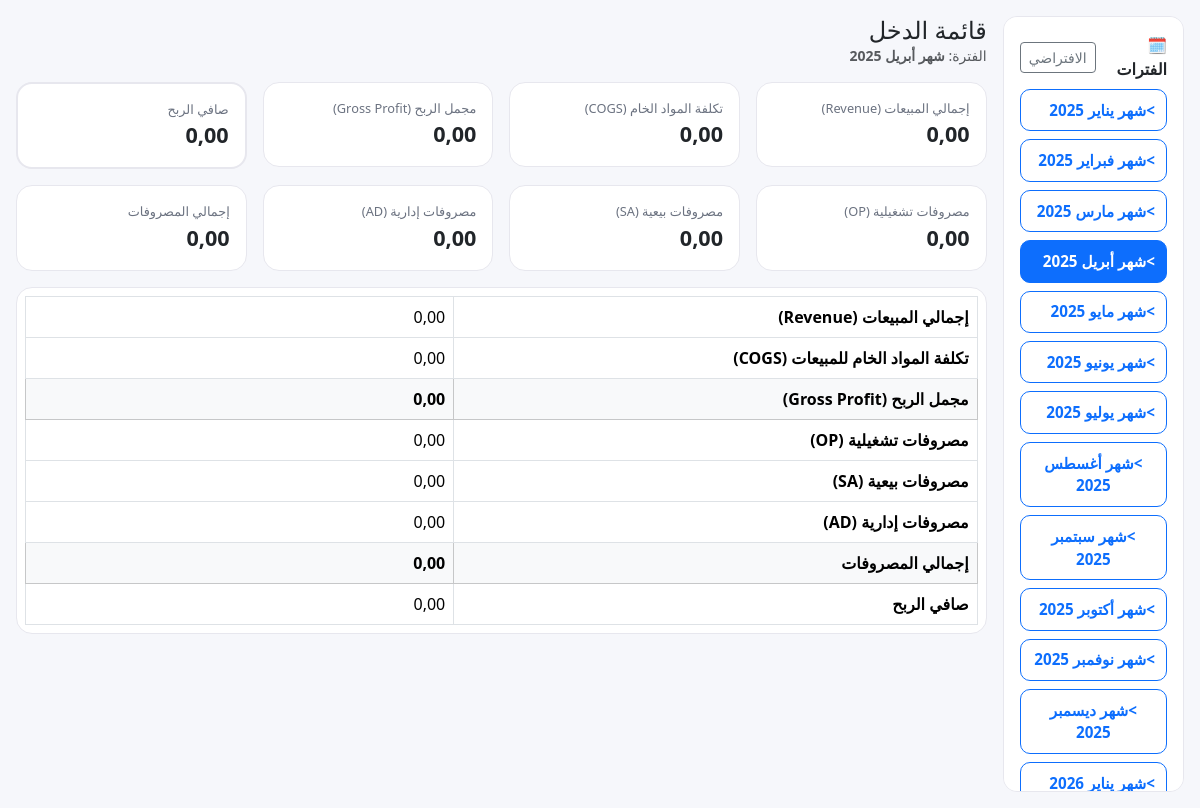
Screenshot of /reports/income-statement/?period=5 with the database file from the repository.
### expenses/models.py (models this page shows)
class TimeStampedModel(models.Model):
    created_at = models.DateTimeField("تاريخ الإنشاء", auto_now_add=True)
    updated_at = models.DateTimeField("تاريخ آخر تعديل", auto_now=True)
    class Meta:
        abstract = True

class Period(TimeStampedModel):
    YEAR_CHOICES = [(y, str(y)) for y in range(2024, 2031)]
    year = models.IntegerField("السنة", choices=YEAR_CHOICES, default=2025)
    month = models.IntegerField("الشهر (1-12)", default=1)
    name = models.CharField("اسم الفترة", max_length=100, blank=True)
    start_date = models.DateField("من تاريخ")
    end_date = models.DateField("إلى تاريخ")
    is_closed = models.BooleanField("مقفلة؟", default=False)
    inv_opening_enabled = models.BooleanField("السماح بفتح جرد أول الفترة", default=False)
    inv_opening_enabled_at = models.DateTimeField("تاريخ فتح جرد أول الفترة", null=True, blank=True)
    inv_opening_once_only = models.BooleanField("جرد أول الفترة مرة واحدة فقط", default=True)
    inv_opening_note = models.CharField("ملاحظة فتح الجرد", max_length=200, blank=True, null=True)
    allow_opening_stock = models.BooleanField(
        "السماح بفتح جرد أول المدة",
        default=False,
        help_text="لا يُفتح جرد أول المدة إلا إذا تم تفعيل هذا الخيار من الفترات."
    )
    class Meta:
        verbose_name = "فترة"
        verbose_name_plural = "فترات"
        unique_together = ("year", "month")
        ordering = ["year", "month"]
    def __str__(self):
        return self.name or f"{self.year}-{self.month:02d}"

### reports/views.py (the view)
def income_statement(request):
    period_id = request.GET.get("period")
    periods = Period.objects.all().order_by("start_date")
    current_period = Period.objects.filter(id=period_id).first() if period_id else get_default_period()
    revenue = Decimal("0")
    if current_period:
        revenue = (
            SalesSummaryLine.objects
            .filter(summary__period=current_period)
            .aggregate(t=Sum("line_total"))["t"]
            or Decimal("0")
        )
    cogs = Decimal("0")
    if current_period:
        cogs = (
            SalesConsumption.objects
            .filter(summary__period=current_period)
            .aggregate(t=Sum("total_cost"))["t"]
            or Decimal("0")
        )
    gross_profit = revenue - cogs
    op = sa = ad = Decimal("0")
    if current_period:
        base = (
            ExpenseLine.objects
            .filter(batch__period=current_period)
            .select_related("item__category")
        )
        op = base.filter(item__category__nature="OP").aggregate(t=Sum("amount"))["t"] or Decimal("0")
        sa = base.filter(item__category__nature="SA").aggregate(t=Sum("amount"))["t"] or Decimal("0")
        ad = base.filter(item__category__nature="AD").aggregate(t=Sum("amount"))["t"] or Decimal("0")
    total_expenses = op + sa + ad
    net_profit = gross_profit - total_expenses
    revenue = money(revenue)
    cogs = money(cogs)
    gross_profit = money(gross_profit)
    op = money(op); sa = money(sa); ad = money(ad)
    total_expenses = money(total_expenses)
    net_profit = money(net_profit)
    context = {
        "periods": periods,
        "current_period": current_period,
        "revenue": revenue,
        "cogs": cogs,
        "gross_profit": gross_profit,
        "op": op,
        "sa": sa,
        "ad": ad,
        "total_expenses": total_expenses,
        "net_profit": net_profit,
        "title": "قائمة الدخل",
    }
    return render(request, "reports/income_statement.html", context)

### reports/views.py (called while the page is built)
def money(x):
    return (x or Decimal("0")).quantize(MONEY, rounding=ROUND_HALF_UP)

### reports/templates/reports/income_statement.html (shortened to what this page needs)
{% load humanize %}
<!doctype html>
<html lang="ar" dir="rtl">
<head>
  <link href="https://cdn.jsdelivr.net/npm/bootstrap@5.3.3/dist/css/bootstrap.min.css" rel="stylesheet">
</head>
<body>
<div class="container-fluid px-3 py-3 page-wrap">
  <div class="row g-3">
    <div class="col-12 col-lg-3 col-xl-2">
      <div class="sidebar p-3">
        <div class="d-flex justify-content-between align-items-center mb-2">
          <div class="fw-bold">🗓️ الفترات</div>
          <a class="btn btn-sm btn-outline-secondary"
             href="?">الافتراضي</a>
        </div>
        <div class="d-grid gap-2">
          {% for p in periods %}
            <a class="btn {% if current_period and p.id == current_period.id %}btn-primary{% else %}btn-outline-primary{% endif %} period-btn"
               href="?period={{ p.id }}">
              <span class="fw-bold">>{{ p }}</span>
            </a>
          {% empty %}
            <div class="text-muted small">لا توجد فترات مسجلة.</div>
          {% endfor %}
        </div>
      </div>
    </div>
    <div class="col-12 col-lg-9 col-xl-10">
      <div class="d-flex flex-wrap gap-2 justify-content-between align-items-center mb-3">
        <div>
          <h4 class="m-0">{{ title|default:"قائمة الدخل" }}</h4>
          <div class="text-muted small">
            {% if current_period %}الفترة: <b>{{ current_period }}</b>{% else %}اختر فترة{% endif %}
          </div>
        </div>
      </div>
      <div class="row g-3 mb-3">
        <div class="col-12 col-md-3">
          <div class="card card-kpi"><div class="card-body">
            <div class="kpi-title">إجمالي المبيعات (Revenue)</div>
            <div class="kpi-value mono">{{ revenue|floatformat:2|intcomma }}</div>
          </div></div>
        </div>
        <div class="col-12 col-md-3">
          <div class="card card-kpi"><div class="card-body">
            <div class="kpi-title">تكلفة المواد الخام (COGS)</div>
            <div class="kpi-value mono">{{ cogs|floatformat:2|intcomma }}</div>
          </div></div>
        </div>
        <div class="col-12 col-md-3">
          <div class="card card-kpi"><div class="card-body">
            <div class="kpi-title">مجمل الربح (Gross Profit)</div>
            <div class="kpi-value mono">{{ gross_profit|floatformat:2|intcomma }}</div>
          </div></div>
        </div>
        <div class="col-12 col-md-3">
          <div class="card card-kpi border-2"><div class="card-body">
            <div class="kpi-title">صافي الربح</div>
            <div class="kpi-value mono">{{ net_profit|floatformat:2|intcomma }}</div>
          </div></div>
        </div>
      </div>
      <div class="row g-3 mb-3">
        <div class="col-12 col-md-3">
          <div class="card card-kpi"><div class="card-body">
            <div class="kpi-title">مصروفات تشغيلية (OP)</div>
            <div class="kpi-value mono">{{ op|floatformat:2|intcomma }}</div>
          </div></div>
        </div>
        <div class="col-12 col-md-3">
          <div class="card card-kpi"><div class="card-body">
            <div class="kpi-title">مصروفات بيعية (SA)</div>
            <div class="kpi-value mono">{{ sa|floatformat:2|intcomma }}</div>
          </div></div>
        </div>
        <div class="col-12 col-md-3">
          <div class="card card-kpi"><div class="card-body">
            <div class="kpi-title">مصروفات إدارية (AD)</div>
            <div class="kpi-value mono">{{ ad|floatformat:2|intcomma }}</div>
          </div></div>
        </div>
        <div class="col-12 col-md-3">
          <div class="card card-kpi"><div class="card-body">
            <div class="kpi-title">إجمالي المصروفات</div>
            <div class="kpi-value mono">{{ total_expenses|floatformat:2|intcomma }}</div>
          </div></div>
        </div>
      </div>
      <div class="table-wrap p-2">
        <div class="table-responsive">
          <table class="table table-bordered mb-0">
            <tbody class="mono">
              <tr>
                <th style="width:55%">إجمالي المبيعات (Revenue)</th>
                <td class="text-end">{{ revenue|floatformat:2|intcomma }}</td>
              </tr>
              <tr>
                <th>تكلفة المواد الخام للمبيعات (COGS)</th>
                <td class="text-end">{{ cogs|floatformat:2|intcomma }}</td>
              </tr>
              <tr class="table-light">
                <th>مجمل الربح (Gross Profit)</th>
                <td class="text-end fw-bold">{{ gross_profit|floatformat:2|intcomma }}</td>
              </tr>
              <tr>
                <th>مصروفات تشغيلية (OP)</th>
                <td class="text-end">{{ op|floatformat:2|intcomma }}</td>
              </tr>
              <tr>
                <th>مصروفات بيعية (SA)</th>
                <td class="text-end">{{ sa|floatformat:2|intcomma }}</td>
              </tr>
              <tr>
                <th>مصروفات إدارية (AD)</th>
                <td class="text-end">{{ ad|floatformat:2|intcomma }}</td>
              </tr>
              <tr class="table-light">
                <th>إجمالي المصروفات</th>
                <td class="text-end fw-bold">{{ total_expenses|floatformat:2|intcomma }}</td>
              </tr>
              <tr class="row-total">
                <th>صافي الربح</th>
                <td class="text-end">{{ net_profit|floatformat:2|intcomma }}</td>
              </tr>
            </tbody>
          </table>
        </div>
      </div>
    </div>
  </div>
</div>
</body>
</html>

### reports/templates/reports/income_statement.html (style rules this page uses)
body { background:#f6f7fb }
.page-wrap { min-height:100vh }
.sidebar { background:#fff;border:1px solid #e7e7ee;border-radius:14px; height: calc(100vh - 24px); position: sticky; top: 12px; overflow:auto; }
.period-btn { border-radius:10px; padding:.55rem .7rem; display:flex; justify-content:space-between; align-items:center; font-size:.95rem; }
.card-kpi { border-radius:16px;border:1px solid #e7e7ee }
.kpi-title { font-size:.8rem; color:#6b7280 }
.kpi-value { font-size:1.35rem; font-weight:800 }
.table-wrap { background:#fff;border:1px solid #e7e7ee;border-radius:16px }
.table td, .table th { vertical-align:middle }
.row-total { background:#eaf7ef !important; font-weight:800 }
.mono { font-variant-numeric: tabular-nums; }

### rows the page displays
Period: name "شهر يناير 2025"
Period: name "شهر فبراير 2025"
Period: name "شهر مارس 2025"
Period: name "شهر أبريل 2025"
Period: name "شهر مايو 2025"
Period: name "شهر يونيو 2025"
Period: name "شهر يوليو 2025"
Period: name "شهر أغسطس 2025"
Period: name "شهر سبتمبر 2025"
Period: name "شهر أكتوبر 2025"
Period: name "شهر نوفمبر 2025"
Period: name "شهر ديسمبر 2025"
Period: name "شهر يناير 2026"

### other values shown
{{ title|default:"قائمة الدخل" }} "قائمة الدخل"
{{ revenue|floatformat:2|intcomma }} "0,00"
{{ cogs|floatformat:2|intcomma }} "0,00"
{{ gross_profit|floatformat:2|intcomma }} "0,00"
{{ net_profit|floatformat:2|intcomma }} "0,00"
{{ op|floatformat:2|intcomma }} "0,00"
{{ sa|floatformat:2|intcomma }} "0,00"
{{ ad|floatformat:2|intcomma }} "0,00"
{{ total_expenses|floatformat:2|intcomma }} "0,00"
